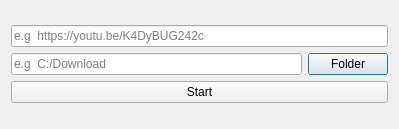
<?xml version="1.0" encoding="UTF-8"?>
<ui version="4.0">
 <class>Dialog</class>
 <widget class="QDialog" name="Dialog">
  <property name="geometry">
   <rect>
    <x>0</x>
    <y>0</y>
    <width>399</width>
    <height>129</height>
   </rect>
  </property>
  <property name="windowTitle">
   <string>Youtube to MP3</string>
  </property>
  <property name="windowIcon">
   <iconset>
    <normaloff>E:/Google Drive/coding/Python/Esercizi/audioplayer/audioPlayer/res/logo.svg</normaloff>E:/Google Drive/coding/Python/Esercizi/audioplayer/audioPlayer/res/logo.svg</iconset>
  </property>
  <layout class="QVBoxLayout" name="verticalLayout">
   <item>
    <layout class="QGridLayout" name="gridLayout">
     <item row="0" column="0">
      <layout class="QHBoxLayout" name="horizontalLayout">
       <item>
        <widget class="QLineEdit" name="youtube_link">
         <property name="text">
          <string/>
         </property>
         <property name="placeholderText">
          <string>e.g  https://youtu.be/K4DyBUG242c</string>
         </property>
        </widget>
       </item>
      </layout>
     </item>
     <item row="1" column="0">
      <layout class="QHBoxLayout" name="horizontalLayout_2">
       <item>
        <widget class="QLineEdit" name="download_folder">
         <property name="placeholderText">
          <string>e.g  C:/Download</string>
         </property>
        </widget>
       </item>
       <item>
        <widget class="QPushButton" name="download_folderBtn">
         <property name="text">
          <string>Folder</string>
         </property>
        </widget>
       </item>
      </layout>
     </item>
     <item row="2" column="0">
      <widget class="QPushButton" name="startBtn">
       <property name="text">
        <string>Start</string>
       </property>
       <property name="shortcut">
        <string>Enter</string>
       </property>
      </widget>
     </item>
    </layout>
   </item>
  </layout>
 </widget>
 <resources/>
 <connections/>
</ui>
